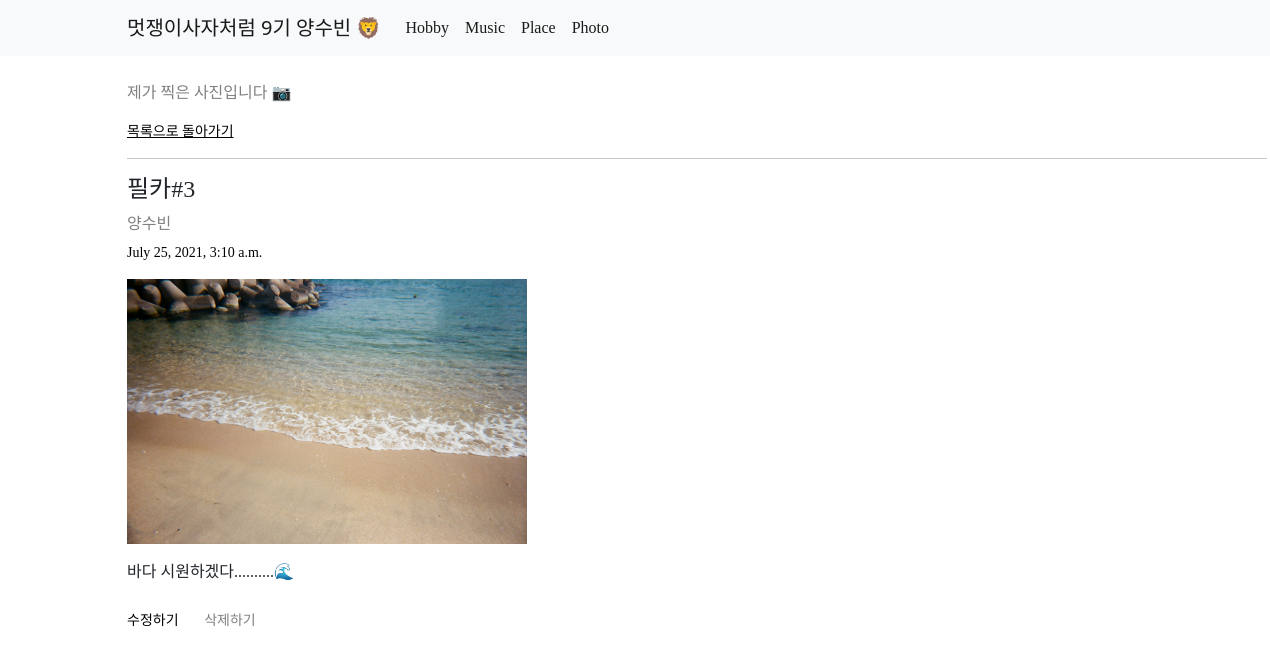
Page /12 on the committed database.
### subin/models.py (models this page shows, shortened)
class Photo(models.Model):
    title = models.CharField(max_length=200)
    writer = models.CharField(max_length=100)
    pub_date = models.DateTimeField()
    image = models.ImageField(upload_to='images/', blank=True, null = True)
    body = models.TextField()

### subin/views.py (the view)
# urls.py: path('<str:id>', views.detail, name="detail"),
def detail(request, id):
    photo = get_object_or_404(Photo, pk=id)
    return render(request, "detail.html", {'photo':photo})

### subin/templates/detail.html (shortened to what this page needs)
{% extends 'base.html' %}
{% block contents %}
<div class="mainbox">
    <p>제가 찍은 사진입니다 📷  </p>
    <a href="{% url 'photo' %}" class="backBtn">목록으로 돌아가기</a>
    <hr>
    <h2 class="title">{{photo.title}}</h2>
    <p class="writer">{{photo.writer}}</p>
    <p class="date">{{photo.pub_date}}</p>
    <div class="content">
    {% if photo.image %}
    <img src="{{photo.image.url}}" alt="이미지" width="400" class="photo">
    {% endif %}
    <p class="body">{{photo.body}}</p>
    </div>
    <br>
    <a href="{% url 'edit' photo.id %}" class="editBtn">수정하기</a>
    <a href="{% url 'delete' photo.id %}" class="delBtn">삭제하기</a>
</div>
{% endblock %}

### introproject/templates/base.html (style rules this page uses)
.body { height: auto; }

### subin/templates/detail.html (style rules this page uses)
.mainbox { margin-bottom: 10%; }
.title { font-family: 'Pretendard-Regular'; font-size: 24px; font-weight: 500; }
.writer { margin: 0; color: gray; font-size: 16px; padding-bottom: 6px; }
.date { font-size: 14px; color: black; }
.content { display: block; padding: 0; margin: 0; align-items: flex-start; flex-wrap: wrap; flex-direction: row; align-content: stretch; }
.photo { display: block; margin: 0; padding: 0; }
.body { display: block; margin-top: 1em; margin-bottom: 0; padding: 0; }
.mainbox > p:nth-child(1) { color: gray; display: block; }
.backBtn { color: black; font-size: 14px; display: block; }
.editBtn { color: black; font-size: 14px; padding: 4px 8px 4px 0; text-decoration-line: none; margin-right: 0.4em; }
.delBtn { color: gray; font-size: 14px; padding: 4px 8px; text-decoration-line: none; }

### rows in the picture
Photo: title "필카#3", writer "양수빈", pub_date "July 25, 2021, 3:10 a.m.", image (picture), body "바다 시원하겠다..........🌊"
